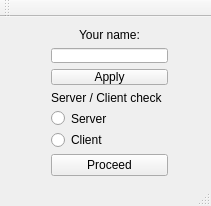
<?xml version="1.0" encoding="UTF-8"?>
<ui version="4.0">
 <class>MainWindow</class>
 <widget class="QMainWindow" name="MainWindow">
  <property name="geometry">
   <rect>
    <x>0</x>
    <y>0</y>
    <width>211</width>
    <height>206</height>
   </rect>
  </property>
  <property name="windowTitle">
   <string>MainWindow</string>
  </property>
  <widget class="QWidget" name="centralWidget">
   <widget class="QWidget" name="layoutWidget">
    <property name="geometry">
     <rect>
      <x>40</x>
      <y>0</y>
      <width>139</width>
      <height>170</height>
     </rect>
    </property>
    <layout class="QVBoxLayout" name="verticalLayout_4">
     <item>
      <layout class="QVBoxLayout" name="verticalLayout_3">
       <item>
        <layout class="QVBoxLayout" name="verticalLayout">
         <item>
          <widget class="QLabel" name="label">
           <property name="text">
            <string>Your name:</string>
           </property>
           <property name="alignment">
            <set>Qt::AlignCenter</set>
           </property>
          </widget>
         </item>
         <item>
          <widget class="QLineEdit" name="lineEdit">
           <property name="maxLength">
            <number>16</number>
           </property>
           <property name="alignment">
            <set>Qt::AlignCenter</set>
           </property>
           <property name="placeholderText">
            <string extracomment="Enter your name"/>
           </property>
          </widget>
         </item>
         <item>
          <widget class="QPushButton" name="applyButton">
           <property name="text">
            <string>Apply</string>
           </property>
          </widget>
         </item>
        </layout>
       </item>
       <item>
        <layout class="QVBoxLayout" name="verticalLayout_2">
         <item>
          <widget class="QLabel" name="label_2">
           <property name="text">
            <string>Server / Client check</string>
           </property>
          </widget>
         </item>
         <item>
          <widget class="QRadioButton" name="radiobuttonServer">
           <property name="text">
            <string>Server</string>
           </property>
          </widget>
         </item>
         <item>
          <widget class="QRadioButton" name="radiobuttonClient">
           <property name="text">
            <string>Client</string>
           </property>
          </widget>
         </item>
        </layout>
       </item>
      </layout>
     </item>
     <item>
      <widget class="QPushButton" name="proceedButton">
       <property name="text">
        <string>Proceed</string>
       </property>
      </widget>
     </item>
    </layout>
   </widget>
  </widget>
  <widget class="QToolBar" name="mainToolBar">
   <attribute name="toolBarArea">
    <enum>TopToolBarArea</enum>
   </attribute>
   <attribute name="toolBarBreak">
    <bool>false</bool>
   </attribute>
  </widget>
  <widget class="QStatusBar" name="statusBar"/>
 </widget>
 <layoutdefault spacing="6" margin="11"/>
 <tabstops>
  <tabstop>lineEdit</tabstop>
  <tabstop>applyButton</tabstop>
 </tabstops>
 <resources/>
 <connections/>
</ui>
